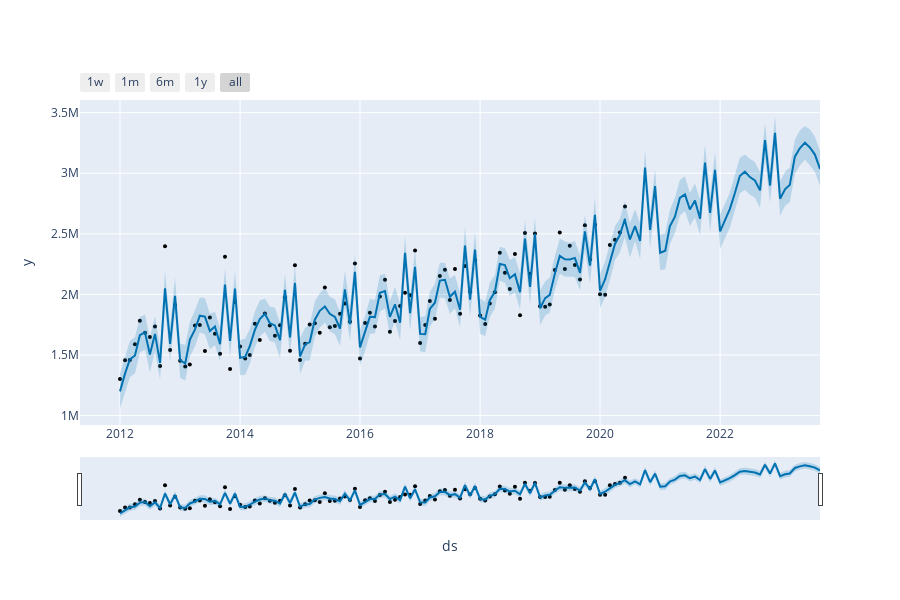

The cell this chart's notebook holds for it:
### Code cell
m2 = Prophet(
            interval_width=0.8,
            changepoint_prior_scale= 0.05, 
            yearly_seasonality = 10,
            weekly_seasonality=False,
            daily_seasonality=False
)

m2.add_regressor('number_of_stores')

forecast_3y = seer.test_model(m2, iowa, present_and_future_regr, viz = True)
forecast_3y
